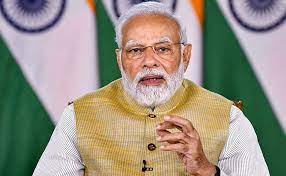
#> input picture server/main/Untitled.jpeg, 286 x 176 px; its folder holds only this picture in this run
$ python -i util.py   (imports and definitions only)
#> lines starting #> are read from the running program, lines starting #| are printed output that depends on the picture
#> further down, picture is the input picture: shape (176, 286, 3); mean B, G, R 131.3, 146.2, 153.2
import joblib
import json
import numpy as np
import base64
import cv2
from wavelet import w2d
_class_number_to_name={}
class_name_to_number={}
_model=None

# [42 lines left out: functions get_cv2_image_from_base64_string, image_classify, not called in this run]

def class_number_to_name(class_num):
    return _class_number_to_name[class_num]

# [12 lines left out: function load_artefacts, not called in this run]


def cropped_img_if_2_eyes(img):
    face_cascade = cv2.CascadeClassifier('../opencv/haarcascades/haarcascade_frontalface_default.xml')
    eye_cascade = cv2.CascadeClassifier('../opencv/haarcascades/haarcascade_eye.xml')
    gray = cv2.cvtColor(img, cv2.COLOR_BGR2GRAY)
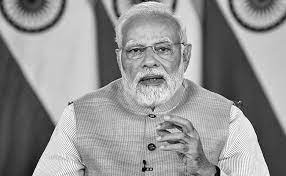
#> gray: shape (176, 286); min 1, max 255, mean 146.6
    faces = face_cascade.detectMultiScale(gray, 1.3, 5)
#> faces = [[115, 22, 71, 71]]
    cropped_faces = []
    for (x, y, w, h) in faces:
        roi_gray = gray[y:y + h, x:x + w]
        roi_color = img[y:y + h, x:x + w]
        eyes = eye_cascade.detectMultiScale(roi_gray)
        if len(eyes) >= 2:
            cropped_faces.append(roi_color)
#> this loop made 1 pass
#> pass 1, in cropped_img_if_2_eyes, `roi_gray = gray[y:y + h, x:x + w]`:
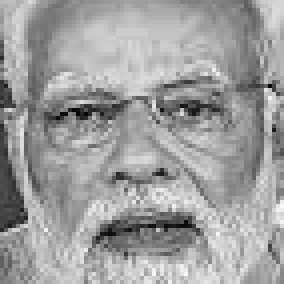
#> roi_gray: shape (71, 71) (shown 4 times larger); min 3, max 250, mean 158.3
#> pass 1, in cropped_img_if_2_eyes, `roi_color = img[y:y + h, x:x + w]`:
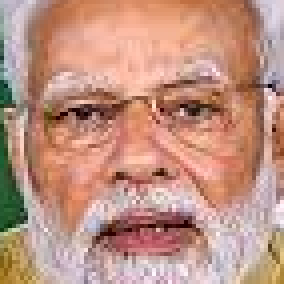
#> roi_color: shape (71, 71, 3) (shown 4 times larger); mean B, G, R 130, 146.5, 192.1
#> after the loop, cropped_faces = []
    return cropped_faces

>>> import cv2
>>> picture = cv2.imread('main/Untitled.jpeg')
>>> result = cropped_img_if_2_eyes(picture)
#> result = []
